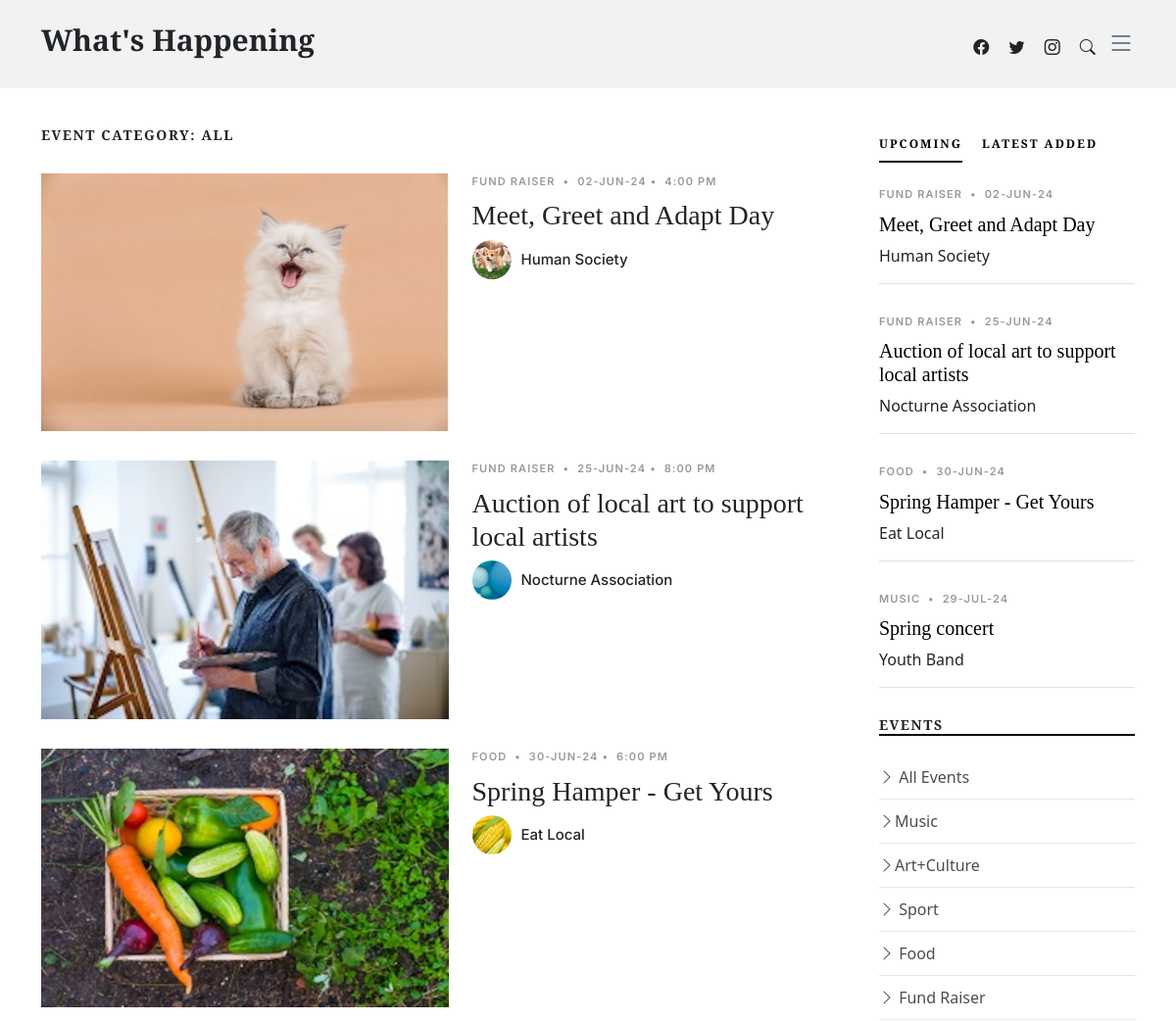
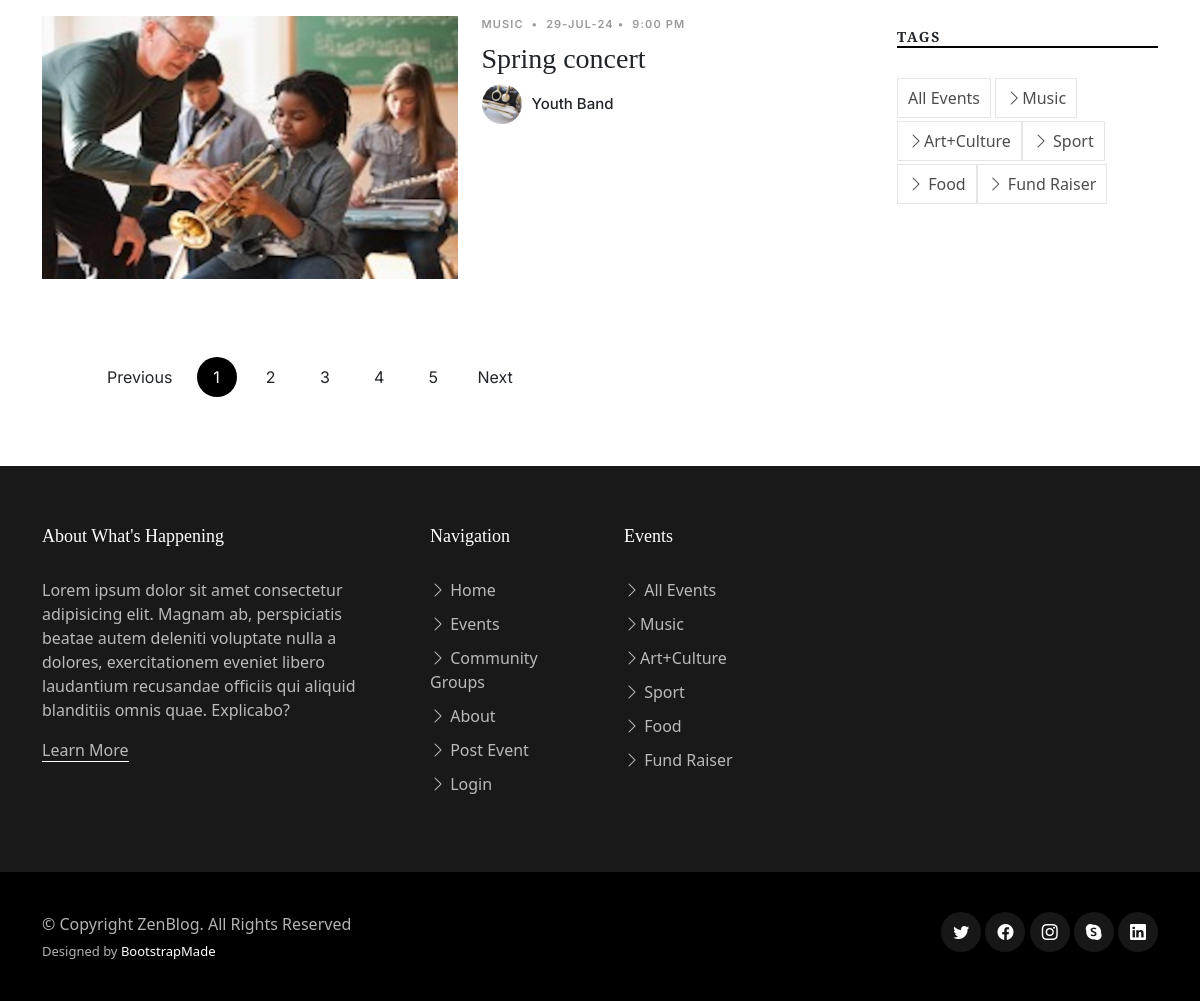
The app's page /Bootstrap/events.php with its own data (2 pictures, top to bottom).
### tables this page shows
CREATE TABLE `events` (
  `EventID` int(11) NOT NULL,
  `EventTypeID` int(11) NOT NULL,
  `GroupID` int(11) NOT NULL,
  `EventDate` timestamp NOT NULL DEFAULT CURRENT_TIMESTAMP,
  `SubmitDate` timestamp NOT NULL DEFAULT CURRENT_TIMESTAMP,
  `EventTitle` varchar(100) NOT NULL,
  `EventImage` varchar(50) NOT NULL,
  `EventDesc` text NOT NULL
);

CREATE TABLE `eventtypes` (
  `EventTypeID` int(11) NOT NULL,
  `EventType` varchar(100) NOT NULL
);

CREATE TABLE `groups` (
  `GroupID` int(11) NOT NULL,
  `GroupName` varchar(100) NOT NULL,
  `GroupImage` varchar(50) NOT NULL,
  `GroupType` varchar(100) NOT NULL,
  `GroupDesc` text NOT NULL,
  `contactName` varchar(255) NOT NULL,
  `ContactEmail` varchar(255) NOT NULL
);

### Bootstrap/events.php (the view, shortened to what this page needs)
<!DOCTYPE html>
<html lang="en">
<head>
  <link href="assets/vendor/bootstrap/css/bootstrap.min.css" rel="stylesheet">
  <link href="assets/vendor/bootstrap-icons/bootstrap-icons.css" rel="stylesheet">
  <link href="assets/vendor/swiper/swiper-bundle.min.css" rel="stylesheet">
  <link href="assets/vendor/glightbox/css/glightbox.min.css" rel="stylesheet">
  <link href="assets/vendor/aos/aos.css" rel="stylesheet">
  <link href="assets/css/variables.css" rel="stylesheet">
  <link href="assets/css/main.css" rel="stylesheet">
</head>
<body>
  <header id="header" class="header d-flex align-items-center fixed-top">
    <div class="container-fluid container-xl d-flex align-items-center justify-content-between">
      <a href="index.html" class="logo d-flex align-items-center">
        <h1>What's Happening</h1>
      </a>
      <div class="position-relative">
        <a href="#" class="mx-2"><span class="bi-facebook"></span></a>
        <a href="#" class="mx-2"><span class="bi-twitter"></span></a>
        <a href="#" class="mx-2"><span class="bi-instagram"></span></a>
        <a href="#" class="mx-2 js-search-open"><span class="bi-search"></span></a>
        <i class="bi bi-list mobile-nav-toggle"></i>
      </div>
    </div>
  </header>
  <main id="main">
    <section>
      <div class="container">
        <div class="row">
          <div class="col-md-9" data-aos="fade-up">
            <h3 class="category-title">Event Category: All</h3>
            <?php
                include 'serverlogin.php';
                $conn = new mysqli($db_hostname, $db_username, $db_password, $db_database);
                  $eventsQuery = "SELECT *
                                  FROM events e
                                  INNER JOIN groups g ON e.GroupID = g.GroupID
                                  INNER JOIN eventtypes et ON e.EventTypeID = et.EventTypeID
                                  ORDER BY e.EventDate";
                  $eventsResult = mysqli_query($conn, $eventsQuery);
                  while ($row = mysqli_fetch_assoc($eventsResult)) {
                      $eventDate = $row["EventDate"];
                      $eventTitle = $row["EventTitle"];
                      $eventImage = $row["EventImage"];
                      $event_Type = $row["EventType"];
                      $group_Image = $row["GroupImage"];
                      $group_name = $row["GroupName"];
                      $eventDateTime = new DateTime($eventDate);
                      $currentDateTime = new DateTime();
                      $dateFormat = $eventDateTime->format('d-M-y');
                      $timeFormat = $eventDateTime->format('g:i A');
                      if($currentDateTime <= $eventDateTime){
                        echo '<div class="d-md-flex post-entry-2 half">';
                        echo '<a href="single-post.php?eventName='.$eventTitle.'&eventtype='.$event_Type.'" class="me-4 thumbnail">';
                        echo '<img src="' . $eventImage . '" alt="" class="img-fluid">';
                        echo '</a>';
                        echo '<div>';
                        echo '<div class="post-meta"><span class="date">' . $event_Type . '</span> <span class="mx-1">&bullet;</span> <span>' . $dateFormat . '</span><span class="mx-1">&bullet;</span> <span>' . $timeFormat . '</span></div>';
                        echo '<h3><a href="single-post.php?eventName=' . $eventTitle . '&eventtype='.$event_Type.'"</a>'.$eventTitle.'</h3>';
                        echo '<div class="d-flex align-items-center author">';
                        echo '<div class="photo"><img src="' . $group_Image . '" alt="" class="img-fluid"></div>';
                        echo '<div class="name">';
                        echo '<h3 class="m-0 p-0">' . $group_name . '</h3>';
                        echo '</div>';
                        echo '</div>';
                        echo '</div>';
                        echo '</div>';
                      }
                  }
                ?>
                <div class="text-start py-4">
                  <div class="custom-pagination">
                    <a href="#" class="prev">Previous</a>
                    <a href="#" class="active">1</a>
                    <a href="#">2</a>
                    <a href="#">3</a>
                    <a href="#">4</a>
                    <a href="#">5</a>
                    <a href="#" class="next">Next</a>
                  </div>
                </div>
          </div>
          <div class="col-md-3">
            <div class="aside-block">
              <ul class="nav nav-pills custom-tab-nav mb-4" id="pills-tab" role="tablist">
                <li class="nav-item" role="presentation">
                  <button class="nav-link active" id="pills-popular-tab" data-bs-toggle="pill" data-bs-target="#pills-popular" type="button" role="tab" aria-controls="pills-popular" aria-selected="true">Upcoming</button>
                </li>
                <li class="nav-item" role="presentation">
                  <button class="nav-link" id="pills-trending-tab" data-bs-toggle="pill" data-bs-target="#pills-trending" type="button" role="tab" aria-controls="pills-trending" aria-selected="false">Latest Added</button>
                </li>
              </ul>
              <div class="tab-content" id="pills-tabContent">
                <div class="tab-pane fade show active" id="pills-popular" role="tabpanel" aria-labelledby="pills-popular-tab">
                <?php
                  include 'serverlogin.php';
                  $conn = new mysqli($db_hostname, $db_username, $db_password, $db_database);
                  $upcoming_query = "SELECT *
                                      FROM events e
                                      INNER JOIN groups g ON e.GroupID = g.GroupID
                                      INNER JOIN eventtypes et ON e.EventTypeID = et.EventTypeID
                                      ORDER BY e.EventDate ASC ";
                  $upcoming_result =  mysqli_query($conn, $upcoming_query);
                  if (mysqli_num_rows($upcoming_result) > 0) {
                      while($row = mysqli_fetch_assoc($upcoming_result)) {
                          $eventDate = $row["EventDate"];
                          $eventTitle = $row["EventTitle"];
                          $event_Type = $row["EventType"];
                          $group_name = $row["GroupName"];
                          $eventDateTime = new DateTime($eventDate);
                          $currentDateTime = new DateTime();
                          $dateFormat = $eventDateTime->format('d-M-y');
                          if($currentDateTime <= $eventDateTime){
                          echo '<div class="post-entry-1 border-bottom">';
                          echo '<div class="post-meta"><span class="date">' . $event_Type . '</span> <span class="mx-1">&bullet;</span> <span>' . $dateFormat . '</span></div>';
                          echo '<h2 class="mb-2"><a href="single-post.php?eventName=' . $eventTitle . '&eventtype='.$event_Type.'">' . $eventTitle . '</a></h2>';
                          echo '<span class="author mb-3 d-block">' . $group_name . '</span>';
                          echo '</div>';
                          }
                      }
                  }
                ?>
                </div>
              </div>
            </div>
            <div class="aside-block">
              <h3 class="aside-title">Events</h3>
              <ul class="aside-links list-unstyled">
                <li><a href="events.php"><i class="bi bi-chevron-right"></i> All Events</a></li>
                <?php
                  echo  '<li><a href="single-post.php?eventName=events&eventtype=Music"><i class="bi bi-chevron-right"></i>Music</a></li>';
                  echo  '<li><a href="single-post.php?eventName=events&eventtype=Art%2bCulture"><i class="bi bi-chevron-right"></i>Art+Culture</a></li>';
                  echo  '<li><a href="single-post.php?eventName=events&eventtype=Sport"><i class="bi bi-chevron-right"></i> Sport</a></li>';
                  echo  '<li><a href="single-post.php?eventName=events&eventtype=Food"><i class="bi bi-chevron-right"></i> Food</a></li>';
                  echo  '<li><a href="single-post.php?eventName=events&eventtype=Fund Raiser"><i class="bi bi-chevron-right"></i> Fund Raiser</a></li>';
          ?>
              </ul>
            </div>
            <div class="aside-block">
              <h3 class="aside-title">Tags</h3>
              <ul class="aside-tags list-unstyled">
                <li><a href="events.php">All Events</a></li>
                <?php
                  echo  '<li><a href="single-post.php?eventName=events&eventtype=Music"><i class="bi bi-chevron-right"></i>Music</a></li>';
                  echo  '<li><a href="single-post.php?eventName=events&eventtype=Art%2bCulture"><i class="bi bi-chevron-right"></i>Art+Culture</a></li>';
                  echo  '<li><a href="single-post.php?eventName=events&eventtype=Sport"><i class="bi bi-chevron-right"></i> Sport</a></li>';
                  echo  '<li><a href="single-post.php?eventName=events&eventtype=Food"><i class="bi bi-chevron-right"></i> Food</a></li>';
                  echo  '<li><a href="single-post.php?eventName=events&eventtype=Fund Raiser"><i class="bi bi-chevron-right"></i> Fund Raiser</a></li>';
          ?>
              </ul>
            </div>
          </div>
        </div>
      </div>
    </section>
  </main>
  <footer id="footer" class="footer">
<div class="footer-content">
  <div class="container">
    <div class="row g-5">
    <div class="col-lg-4">
            <h3 class="footer-heading">About What's Happening</h3>
            <p>Lorem ipsum dolor sit amet consectetur adipisicing elit. Magnam ab, perspiciatis beatae autem deleniti voluptate nulla a dolores, exercitationem eveniet libero laudantium recusandae officiis qui aliquid blanditiis omnis quae. Explicabo?</p>
            <p><a href="about.php" class="footer-link-more">Learn More</a></p>
          </div>
          <div class="col-6 col-lg-2">
            <h3 class="footer-heading">Navigation</h3>
            <ul class="footer-links list-unstyled">
              <li><a href="index.php"><i class="bi bi-chevron-right"></i> Home</a></li>
              <li><a href="events.php"><i class="bi bi-chevron-right"></i> Events</a></li>
              <li><a href="groups.php"><i class="bi bi-chevron-right"></i> Community Groups</a></li>
              <li><a href="about.php"><i class="bi bi-chevron-right"></i> About </a></li>
              <li><a href="post.php"><i class="bi bi-chevron-right"></i> Post Event </a></li>
              <li><a href="login.php"><i class="bi bi-chevron-right"></i> Login</a></li>
            </ul>
          </div>
      <div class="col-6 col-lg-2">
        <h3 class="footer-heading">Events</h3>
        <ul class="footer-links list-unstyled">
          <li><a href="events.php"><i class="bi bi-chevron-right"></i> All Events</a></li>
          <?php
                  echo  '<li><a href="single-post.php?eventName=events&eventtype=Music"><i class="bi bi-chevron-right"></i>Music</a></li>';
                  echo  '<li><a href="single-post.php?eventName=events&eventtype=Art%2bCulture"><i class="bi bi-chevron-right"></i>Art+Culture</a></li>';
                  echo  '<li><a href="single-post.php?eventName=events&eventtype=Sport"><i class="bi bi-chevron-right"></i> Sport</a></li>';
                  echo  '<li><a href="single-post.php?eventName=events&eventtype=Food"><i class="bi bi-chevron-right"></i> Food</a></li>';
                  echo  '<li><a href="single-post.php?eventName=events&eventtype=Fund Raiser"><i class="bi bi-chevron-right"></i> Fund Raiser</a></li>';
          ?>
        </ul>
      </div>
    </div>
  </div>
</div>
<div class="footer-legal">
  <div class="container">
    <div class="row justify-content-between">
      <div class="col-md-6 text-center text-md-start mb-3 mb-md-0">
        <div class="copyright">
          © Copyright <strong><span>ZenBlog</span></strong>. All Rights Reserved
        </div>
        <div class="credits">
          Designed by <a href="https://bootstrapmade.com/">BootstrapMade</a>
        </div>
      </div>
      <div class="col-md-6">
        <div class="social-links mb-3 mb-lg-0 text-center text-md-end">
          <a href="#" class="twitter"><i class="bi bi-twitter"></i></a>
          <a href="#" class="facebook"><i class="bi bi-facebook"></i></a>
          <a href="#" class="instagram"><i class="bi bi-instagram"></i></a>
          <a href="#" class="google-plus"><i class="bi bi-skype"></i></a>
          <a href="#" class="linkedin"><i class="bi bi-linkedin"></i></a>
        </div>
      </div>
    </div>
  </div>
</div>
</footer>
</body>
</html>

### records on screen
events: EventImage (picture), EventTypeID.EventType "FUND RAISER", EventDate "02-JUN-24", EventDate "4:00 PM", EventTitle "Meet, Greet and Adapt Day", GroupID.GroupImage (picture), GroupID.GroupName "Human Society"
events: EventImage (picture), EventTypeID.EventType "FUND RAISER", EventDate "25-JUN-24", EventDate "8:00 PM", EventTitle "Auction of local art to support local artists", GroupID.GroupImage (picture), GroupID.GroupName "Nocturne Association"
events: EventImage (picture), EventTypeID.EventType "FOOD", EventDate "30-JUN-24", EventDate "6:00 PM", EventTitle "Spring Hamper - Get Yours", GroupID.GroupImage (picture), GroupID.GroupName "Eat Local"
events: EventImage (picture), EventTypeID.EventType "MUSIC", EventDate "29-JUL-24", EventDate "9:00 PM", EventTitle "Spring concert", GroupID.GroupImage (picture), GroupID.GroupName "Youth Band"
